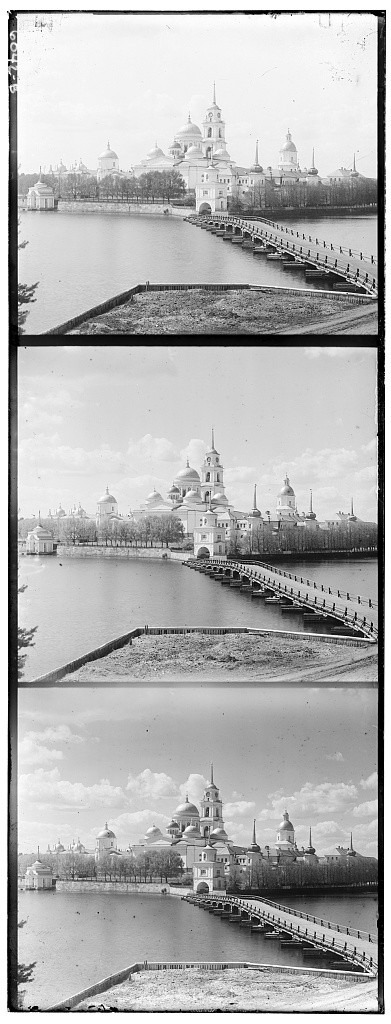
%> input picture David_Dominguez_Hooper_proj1/monastery.jpg, 391 x 1024 px
$ octave colorize_skel.m   (GNU Octave 9; MATLAB toolbox functions it lacks are replaced by stand-ins)
%> lines starting %> are read from the running program, lines starting %| are printed output that depends on the picture
% CS194-26 (cs219-26): Project 1, starter Matlab code

% name of the input file
imname_small = ["monastery.jpg", "nativity.jpg", "settlers.jpg", "cathedral.jpg"];
imname_large = ["harvesters.tif", "emir.tif", "three_generations.tif", "turkmen.tif", "lady.tif", "train.tif", "icon.tif", "self_portrait.tif", "village.tif"];
imname_extra = ["sailors.tif", "stream.tif", "wood_boat.tif", "flowers.tif"];

for i=1:length(imname_small)
    processImage(imname_small{i}, true)
end

for i=1:length(imname_large)
    processImage(imname_large{i}, false)
% [5 lines not run here, left out]
function processImage(name, small)
%> called with name = 'monastery.jpg', small = true
    % read in the image
    fullim = imread(name);
%> fullim is the input picture: size 1024x391 uint8; min 0, max 255, mean 177.7

    % convert to double matrix (might want to do this later on to same memory)
    fullim = im2double(fullim);
%> fullim: size 1024x391 double

    % compute the height & width of each part (just 1/3 of total)
    height = floor(size(fullim,1)/3);
%> height = 341
    width = floor(size(fullim,2));
%> width = 391

    % separate color channels
    B = fullim(1:height,:);
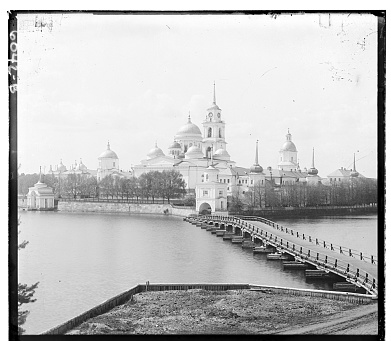
%> B: size 341x391 double; min 0, max 1, mean 0.742
    G = fullim(height+1:height*2,:);
    R = fullim(height*2+1:height*3,:);

    % Align the images

    % crop image by 10% around border
    cropAmount = ((height+width)/2)*(0.10);
%> cropAmount = 36.6

    % compute the height & width with crop
    Hcrop = height - cropAmount;
%> Hcrop = 304.4
    Wcrop = width - cropAmount;
%> Wcrop = 354.4

    % create cropped color channels
    Bcropped=B(1+cropAmount:Hcrop,1+cropAmount:Wcrop);
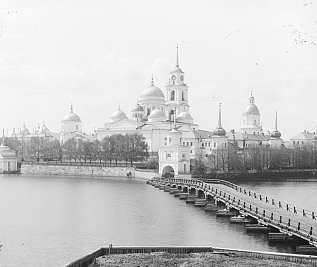
%> Bcropped: size 267x317 double; min 0, max 1, mean 0.783
    Gcropped=G(1+cropAmount:Hcrop,1+cropAmount:Wcrop);
    Rcropped=R(1+cropAmount:Hcrop,1+cropAmount:Wcrop);

    % define displacement offset ([-15,15] pixels)
    offset = 15;

    if (small)
        % Using option "SSD" will produce images using SSD method:
        [gx,gy] = align(Gcropped, Bcropped, offset, "SSD");
        gNew = circshift(G, [gy, gx]);
        [rx,ry] = align(Rcropped, Bcropped, offset, "SSD");
        rNew = circshift(R, [ry, rx]);
        RGB = cat(3, rNew, gNew, B);
        imwrite(RGB,['small_SSD_(' num2str(gx) '.' num2str(gy) ')_(' num2str(rx) '.' num2str(ry) ')_' name]);

        % Using option "NCC" will produce images using SSD method:
        [gx,gy] = align(Gcropped, Bcropped, offset, "NCC");
        gNew = circshift(G, [gy, gx]);
        [rx,ry] = align(Rcropped, Bcropped, offset, "NCC");
        rNew = circshift(R, [ry, rx]);
        RGB = cat(3, rNew, gNew, B);
        imwrite(RGB,['small_NCC_(' num2str(gx) '.' num2str(gy) ')_(' num2str(rx) '.' num2str(ry) ')_' name]);

    else
        % pyramid: (blue as base)
        [gx, gy, rx, ry] = alignPyramid(Gcropped, Rcropped, Bcropped, offset);
        gNew = circshift(G, [gy, gx]);
        rNew = circshift(R, [ry, rx]);
        RGB_B = cat(3, rNew, gNew, B);
        imwrite(RGB_B,[name(1:end-4) '_large_pyramid_blue_base_(' num2str(gx) '.' num2str(gy) ')_(' num2str(rx) '.' num2str(ry) ')_.png']);

        % pyramid: (green as base)
        [bx, by, rx, ry] = alignPyramid(Bcropped, Rcropped, Gcropped, offset);
        bNew = circshift(B, [by, bx]);
        rNew = circshift(R, [ry, rx]);
        RGB = cat(3, rNew, G, bNew);
        imwrite(RGB,[name(1:end-4) '_large_pyramid_green_base_(' num2str(bx) '.' num2str(by) ')_(' num2str(rx) '.' num2str(ry) ')_.png']);


        % Better Features: Pyramid with image gradient

        Bgrad = imgradient(Bcropped);
        Ggrad = imgradient(Gcropped);
        Rgrad = imgradient(Rcropped);

        [gx, gy, rx, ry] = alignPyramid(Ggrad, Rgrad, Bgrad, offset);
        gNew = circshift(G, [gy, gx]);
        rNew = circshift(R, [ry, rx]);
        RGB = cat(3, rNew, gNew, B);
        imwrite(RGB,[name(1:end-4) '_large_pyramid_feature_gradient_(' num2str(gx) '.' num2str(gy) ')_(' num2str(rx) '.' num2str(ry) ')_.png']);


        % Automatic Contrasting:
        RGB_B = histeq(RGB_B);
        imwrite(RGB_B,[name(1:end-4) '_large_pyramid_auto_contrast_(' num2str(gx) '.' num2str(gy) ')_(' num2str(rx) '.' num2str(ry) ')_.png']);

    end


end
function [x, y] = align(img, base, offset, option)
%> called with offset = 15, option = 'SSD'
    baseV = base(:);
    displacement = zeros((offset*2));
    baseNorm = baseV/norm(baseV);

    for h = -offset+1:offset
        for w = -offset+1:offset
            imgShifted = circshift(img,[h,w]);
            x1 = w+offset;
            y1 = h+offset;
            if (option == "NCC")
                imgV = imgShifted(:);
                imgNorm = imgV/norm(imgV);
                displacement(y1, x1) = dot(baseNorm, imgNorm);
            else
                displacement(y1, x1) = sum(sum((base-imgShifted).^2));
            end
        end
    end

    if (option == "NCC")
        [M,I] = max(displacement(:));
    else
        [M,I] = min(displacement(:));
%> M = 1005.8; I = 492
    end
    [y, x] = ind2sub(size(displacement), I);
%> y = 12; x = 17
    x = x-offset;
%> x = 2
    y = y-offset;
%> y = -3
%> in processImage, `[gx,gy] = align(Gcropped, Bcropped, offset, "SSD");`: gx = 2; gy = -3
%> in processImage, `[rx,ry] = align(Rcropped, Bcropped, offset, "SSD");`: rx = 2; ry = 3
%> in processImage, `imwrite(RGB,['small_SSD_(' num2str(gx) '.' num2str(gy) ')_(' num2str(r..`:
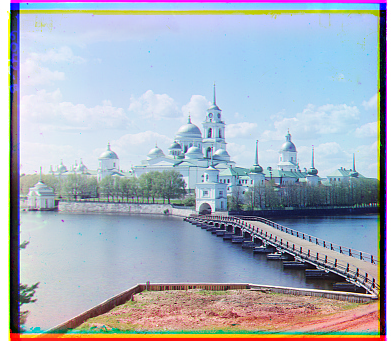
%> saved as small_SSD_(2.-3)_(2.3)_monastery.jpg: size 341x391x3 uint8; mean R, G, B 167.3, 176.2, 189.2
%> pass 2 of the loop `for i=1:length(imname_small)`:
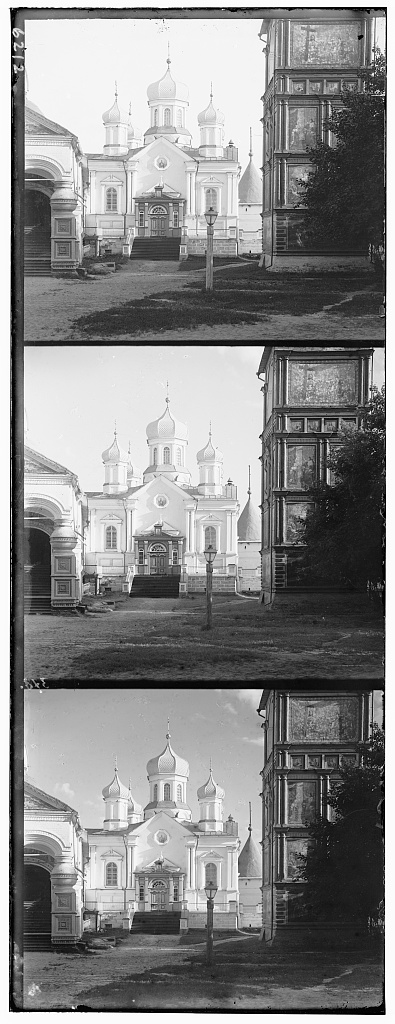
%> input picture David_Dominguez_Hooper_proj1/nativity.jpg, 395 x 1024 px
%> in processImage, fullim is the input picture: size 1024x395 uint8; min 0, max 255, mean 136.3
%> fullim: size 1024x395 double
%> B: size 341x395 double
%> in processImage (call 2), `Bcropped=B(1+cropAmount:Hcrop,1+cropAmount:Wcrop);`:
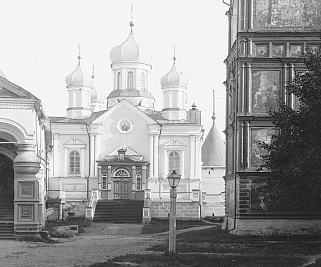
%> Bcropped: size 267x321 double; min 0, max 1, mean 0.615
%> gx = 1; gy = 3
%> rx = 0; ry = 7
%> in processImage (call 2), `imwrite(RGB,['small_SSD_(' num2str(gx) '.' num2str(gy) ')_(' num2str(r..`:
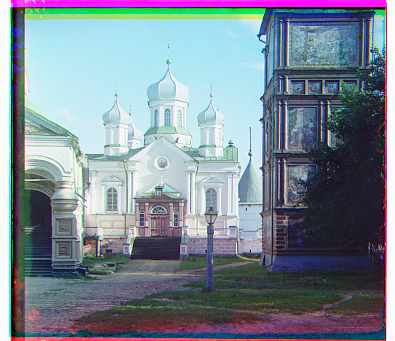
%> saved as small_SSD_(1.3)_(0.7)_nativity.jpg: size 341x395x3 uint8; mean R, G, B 124.5, 136.2, 147.8
%> pass 3 of the loop `for i=1:length(imname_small)`:
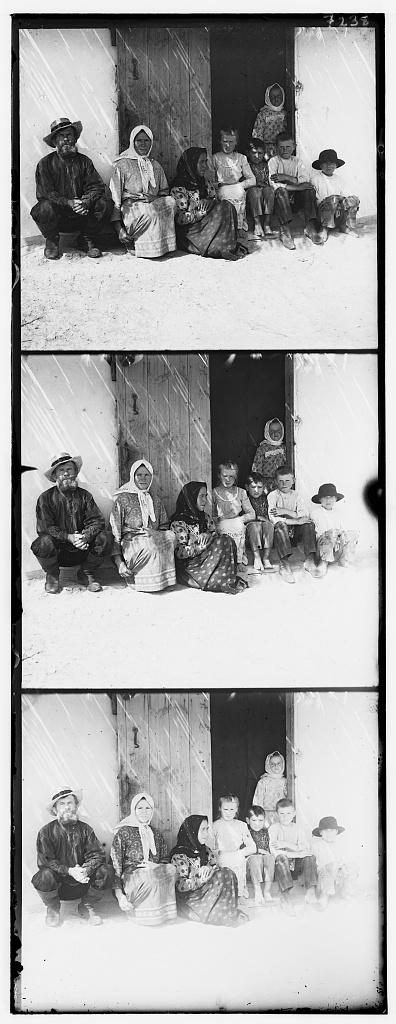
%> input picture David_Dominguez_Hooper_proj1/settlers.jpg, 396 x 1024 px
%> in processImage, fullim is the input picture: size 1024x396 uint8; min 0, max 255, mean 167.6
%> fullim: size 1024x396 double
%> B: size 341x396 double
%> in processImage (call 3), `Bcropped=B(1+cropAmount:Hcrop,1+cropAmount:Wcrop);`:
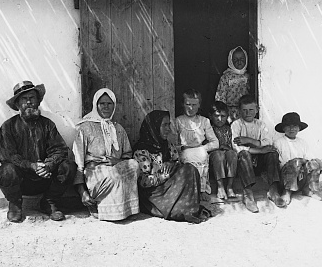
%> Bcropped: size 267x322 double; min 0, max 1, mean 0.542
%> gx = 0; gy = 7
%> rx = -1; ry = 14
%> in processImage (call 3), `imwrite(RGB,['small_SSD_(' num2str(gx) '.' num2str(gy) ')_(' num2str(r..`:
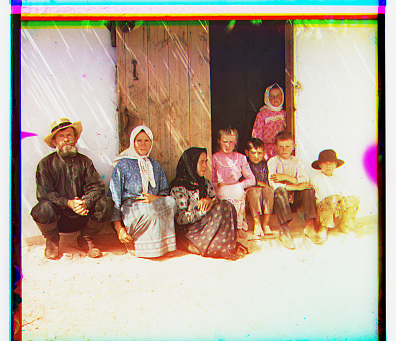
%> saved as small_SSD_(0.7)_(-1.14)_settlers.jpg: size 341x396x3 uint8; mean R, G, B 184.2, 166.9, 151.4
%> the loop made 4 passes; the first 3 are shown
%> (the run ends here)
